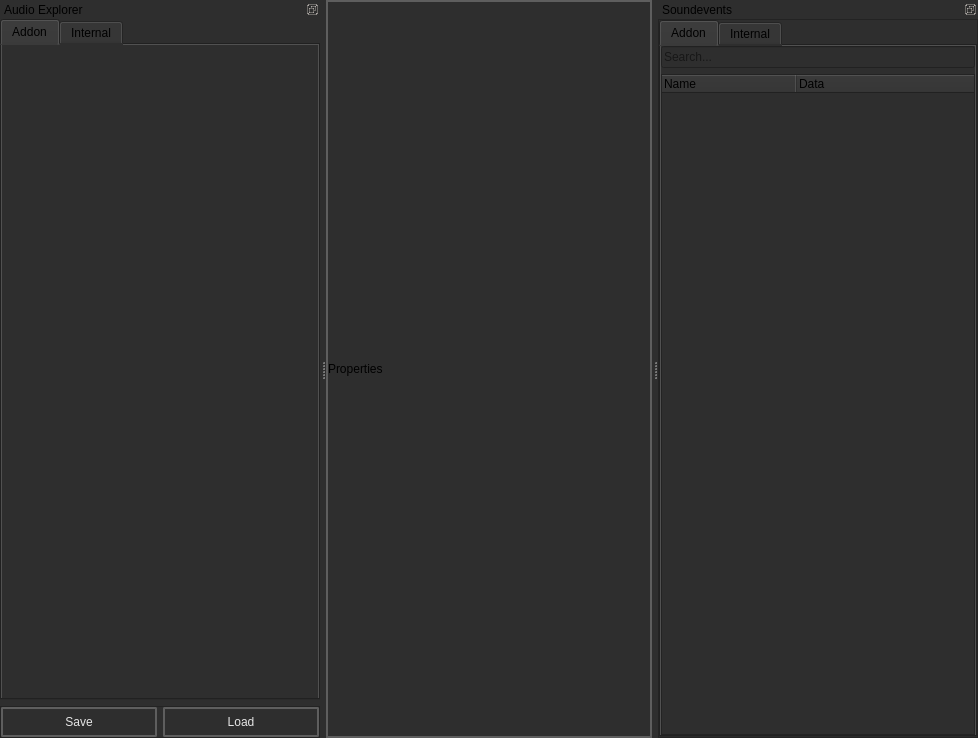
<?xml version="1.0" encoding="UTF-8"?>
<ui version="4.0">
 <class>MainWindow</class>
 <widget class="QMainWindow" name="MainWindow">
  <property name="geometry">
   <rect>
    <x>0</x>
    <y>0</y>
    <width>978</width>
    <height>738</height>
   </rect>
  </property>
  <property name="windowTitle">
   <string>MainWindow</string>
  </property>
  <property name="styleSheet">
   <string notr="true">background-color: #2e2e2e;</string>
  </property>
  <widget class="QWidget" name="centralwidget">
   <layout class="QVBoxLayout" name="verticalLayout_6">
    <property name="leftMargin">
     <number>0</number>
    </property>
    <property name="topMargin">
     <number>0</number>
    </property>
    <property name="rightMargin">
     <number>0</number>
    </property>
    <property name="bottomMargin">
     <number>0</number>
    </property>
    <item>
     <widget class="QFrame" name="frame">
      <property name="styleSheet">
       <string notr="true">        QFrame#frame {
            border: 2px solid black; 
            border-color: rgba(94, 94, 94, 255);
        }
        QFrame#frame QLabel {
            border: 0px solid black; 
        }</string>
      </property>
      <property name="frameShape">
       <enum>QFrame::Shape::StyledPanel</enum>
      </property>
      <property name="frameShadow">
       <enum>QFrame::Shadow::Raised</enum>
      </property>
      <layout class="QVBoxLayout" name="verticalLayout_5">
       <property name="leftMargin">
        <number>0</number>
       </property>
       <property name="topMargin">
        <number>0</number>
       </property>
       <property name="rightMargin">
        <number>0</number>
       </property>
       <property name="bottomMargin">
        <number>0</number>
       </property>
       <item>
        <widget class="QLabel" name="label">
         <property name="font">
          <font>
           <pointsize>9</pointsize>
          </font>
         </property>
         <property name="text">
          <string>Properties</string>
         </property>
        </widget>
       </item>
      </layout>
     </widget>
    </item>
   </layout>
  </widget>
  <widget class="QDockWidget" name="dockWidget_4">
   <property name="minimumSize">
    <size>
     <width>320</width>
     <height>198</height>
    </size>
   </property>
   <property name="features">
    <set>QDockWidget::DockWidgetFeature::DockWidgetFloatable|QDockWidget::DockWidgetFeature::DockWidgetMovable</set>
   </property>
   <property name="allowedAreas">
    <set>Qt::DockWidgetArea::BottomDockWidgetArea|Qt::DockWidgetArea::LeftDockWidgetArea|Qt::DockWidgetArea::RightDockWidgetArea</set>
   </property>
   <property name="windowTitle">
    <string>Soundevents</string>
   </property>
   <attribute name="dockWidgetArea">
    <number>2</number>
   </attribute>
   <widget class="QWidget" name="dockWidgetContents_2">
    <layout class="QVBoxLayout" name="verticalLayout_8">
     <property name="leftMargin">
      <number>0</number>
     </property>
     <property name="topMargin">
      <number>0</number>
     </property>
     <property name="rightMargin">
      <number>0</number>
     </property>
     <property name="bottomMargin">
      <number>0</number>
     </property>
     <item>
      <widget class="QFrame" name="frame_2">
       <property name="frameShape">
        <enum>QFrame::Shape::StyledPanel</enum>
       </property>
       <property name="frameShadow">
        <enum>QFrame::Shadow::Raised</enum>
       </property>
       <property name="lineWidth">
        <number>0</number>
       </property>
       <layout class="QVBoxLayout" name="verticalLayout_3">
        <property name="leftMargin">
         <number>0</number>
        </property>
        <property name="topMargin">
         <number>0</number>
        </property>
        <property name="rightMargin">
         <number>0</number>
        </property>
        <property name="bottomMargin">
         <number>0</number>
        </property>
        <item>
         <widget class="QTabWidget" name="tabWidget_2">
          <property name="currentIndex">
           <number>0</number>
          </property>
          <widget class="QWidget" name="addon_soundevents_tab">
           <attribute name="title">
            <string>Addon</string>
           </attribute>
           <layout class="QVBoxLayout" name="verticalLayout_2">
            <property name="leftMargin">
             <number>0</number>
            </property>
            <property name="topMargin">
             <number>0</number>
            </property>
            <property name="rightMargin">
             <number>0</number>
            </property>
            <property name="bottomMargin">
             <number>0</number>
            </property>
            <item>
             <widget class="QLineEdit" name="hierarchy_search_bar_widget">
              <property name="placeholderText">
               <string>Search...</string>
              </property>
             </widget>
            </item>
            <item>
             <widget class="QTreeWidget" name="hierarchy_widget">
              <property name="dragEnabled">
               <bool>true</bool>
              </property>
              <property name="dragDropOverwriteMode">
               <bool>true</bool>
              </property>
              <property name="dragDropMode">
               <enum>QAbstractItemView::DragDropMode::NoDragDrop</enum>
              </property>
              <property name="defaultDropAction">
               <enum>Qt::DropAction::MoveAction</enum>
              </property>
              <property name="alternatingRowColors">
               <bool>true</bool>
              </property>
              <property name="selectionMode">
               <enum>QAbstractItemView::SelectionMode::ContiguousSelection</enum>
              </property>
              <property name="selectionBehavior">
               <enum>QAbstractItemView::SelectionBehavior::SelectItems</enum>
              </property>
              <property name="uniformRowHeights">
               <bool>true</bool>
              </property>
              <property name="allColumnsShowFocus">
               <bool>false</bool>
              </property>
              <property name="wordWrap">
               <bool>false</bool>
              </property>
              <property name="headerHidden">
               <bool>false</bool>
              </property>
              <property name="columnCount">
               <number>2</number>
              </property>
              <attribute name="headerVisible">
               <bool>true</bool>
              </attribute>
              <attribute name="headerCascadingSectionResizes">
               <bool>false</bool>
              </attribute>
              <attribute name="headerMinimumSectionSize">
               <number>45</number>
              </attribute>
              <attribute name="headerDefaultSectionSize">
               <number>135</number>
              </attribute>
              <attribute name="headerShowSortIndicator" stdset="0">
               <bool>false</bool>
              </attribute>
              <attribute name="headerStretchLastSection">
               <bool>true</bool>
              </attribute>
              <column>
               <property name="text">
                <string notr="true">Name</string>
               </property>
              </column>
              <column>
               <property name="text">
                <string>Data</string>
               </property>
              </column>
             </widget>
            </item>
           </layout>
          </widget>
          <widget class="QWidget" name="internal_soundevents_tab">
           <attribute name="title">
            <string>Internal</string>
           </attribute>
           <layout class="QVBoxLayout" name="verticalLayout_7">
            <property name="leftMargin">
             <number>0</number>
            </property>
            <property name="topMargin">
             <number>0</number>
            </property>
            <property name="rightMargin">
             <number>0</number>
            </property>
            <property name="bottomMargin">
             <number>0</number>
            </property>
           </layout>
          </widget>
         </widget>
        </item>

       </layout>
      </widget>
     </item>
    </layout>
   </widget>
  </widget>
  <widget class="QDockWidget" name="dockWidget_10">
   <property name="minimumSize">
    <size>
     <width>320</width>
     <height>174</height>
    </size>
   </property>
   <property name="features">
    <set>QDockWidget::DockWidgetFeature::DockWidgetFloatable|QDockWidget::DockWidgetFeature::DockWidgetMovable</set>
   </property>
   <property name="allowedAreas">
    <set>Qt::DockWidgetArea::BottomDockWidgetArea|Qt::DockWidgetArea::LeftDockWidgetArea|Qt::DockWidgetArea::RightDockWidgetArea</set>
   </property>
   <property name="windowTitle">
    <string>Audio Explorer</string>
   </property>
   <attribute name="dockWidgetArea">
    <number>1</number>
   </attribute>
   <widget class="QWidget" name="explorer_layout_widget">
    <layout class="QVBoxLayout" name="verticalLayout_10">
     <property name="leftMargin">
      <number>0</number>
     </property>
     <property name="topMargin">
      <number>0</number>
     </property>
     <property name="rightMargin">
      <number>0</number>
     </property>
     <property name="bottomMargin">
      <number>0</number>
     </property>
     <item>
      <widget class="QTabWidget" name="tabWidget">
       <property name="currentIndex">
        <number>0</number>
       </property>
       <widget class="QWidget" name="addon_sounds">
        <attribute name="title">
         <string>Addon</string>
        </attribute>
        <layout class="QVBoxLayout" name="verticalLayout">
         <property name="spacing">
          <number>0</number>
         </property>
         <property name="leftMargin">
          <number>0</number>
         </property>
         <property name="topMargin">
          <number>0</number>
         </property>
         <property name="rightMargin">
          <number>0</number>
         </property>
         <property name="bottomMargin">
          <number>0</number>
         </property>
         <item>
          <layout class="QVBoxLayout" name="explorer_layout">
           <property name="topMargin">
            <number>2</number>
           </property>
          </layout>
         </item>
        </layout>
       </widget>
       <widget class="QWidget" name="internal_sounds">
        <attribute name="title">
         <string>Internal</string>
        </attribute>
        <layout class="QVBoxLayout" name="verticalLayout_4">
         <property name="leftMargin">
          <number>0</number>
         </property>
         <property name="topMargin">
          <number>0</number>
         </property>
         <property name="rightMargin">
          <number>0</number>
         </property>
         <property name="bottomMargin">
          <number>0</number>
         </property>
         <item>
          <widget class="QLineEdit" name="internal_explorer_search_bar">
           <property name="placeholderText">
            <string>Search...</string>
           </property>
          </widget>
         </item>
         <item>
          <layout class="QVBoxLayout" name="internal_explorer_layout"/>
         </item>
        </layout>
       </widget>
      </widget>
     </item>
     <item>
      <widget class="QFrame" name="frame_3">
       <property name="maximumSize">
        <size>
         <width>16777215</width>
         <height>32</height>
        </size>
       </property>
       <property name="frameShape">
        <enum>QFrame::Shape::StyledPanel</enum>
       </property>
       <property name="frameShadow">
        <enum>QFrame::Shadow::Raised</enum>
       </property>
       <layout class="QHBoxLayout" name="horizontalLayout_4">
        <property name="leftMargin">
         <number>0</number>
        </property>
        <property name="topMargin">
         <number>0</number>
        </property>
        <property name="rightMargin">
         <number>0</number>
        </property>
        <property name="bottomMargin">
         <number>0</number>
        </property>
        <item>
         <widget class="QPushButton" name="save_file_button">
          <property name="toolTip">
           <string>&lt;html&gt;&lt;head/&gt;&lt;body&gt;&lt;p&gt;Save soundevents_addon.vsndevts Ctrl + S&lt;/p&gt;&lt;/body&gt;&lt;/html&gt;</string>
          </property>
          <property name="styleSheet">
           <string notr="true">
    QPushButton {
        font: 580 9pt &quot;Segoe UI&quot;;
        border: 2px solid black;
        border-radius: 2px;
        border-color: rgba(94, 94, 94, 255);
        height:22px;
        padding-top: 2px;
        padding-bottom:2px;
        padding-left: 4px;
        padding-right: 4px;
        color: #e5e5e5;
        background-color: #2e2e2e;
    }
    QPushButton:hover {
        background-color: #515965;
        color: white;
    }
    QPushButton:pressed {
        background-color: #2e2e2e;
        margin: 1 px;
        margin-left: 2px;
        margin-right: 2px;
    }</string>
          </property>
          <property name="text">
           <string>Save</string>
          </property>
          <property name="icon">
           <iconset resource="../../resources.qrc">
            <normaloff>:/icons/save_16dp.svg</normaloff>:/icons/save_16dp.svg</iconset>
          </property>
          <property name="iconSize">
           <size>
            <width>20</width>
            <height>20</height>
           </size>
          </property>
          <property name="shortcut">
           <string>Ctrl+S</string>
          </property>
         </widget>
        </item>
        <item>
         <widget class="QPushButton" name="load_button">
          <property name="toolTip">
           <string>&lt;html&gt;&lt;head/&gt;&lt;body&gt;&lt;p&gt;Reload soundevents_addon.vsndevts Ctrl + R&lt;/p&gt;&lt;/body&gt;&lt;/html&gt;</string>
          </property>
          <property name="styleSheet">
           <string notr="true">
    QPushButton {
        font: 580 9pt &quot;Segoe UI&quot;;
        border: 2px solid black;
        border-radius: 2px;
        border-color: rgba(94, 94, 94, 255);
        height:22px;
        padding-top: 2px;
        padding-bottom:2px;
        padding-left: 4px;
        padding-right: 4px;
        color: #e5e5e5;
        background-color: #2e2e2e;
    }
    QPushButton:hover {
        background-color: #515965;
        color: white;
    }
    QPushButton:pressed {
        background-color: #2e2e2e;
        margin: 1 px;
        margin-left: 2px;
        margin-right: 2px;
    }</string>
          </property>
          <property name="text">
           <string>Load</string>
          </property>
          <property name="icon">
           <iconset resource="../../resources.qrc">
            <normaloff>:/icons/description_24dp.png</normaloff>:/icons/description_24dp.png</iconset>
          </property>
          <property name="iconSize">
           <size>
            <width>20</width>
            <height>20</height>
           </size>
          </property>
          <property name="shortcut">
           <string>Ctrl+Shift+S</string>
          </property>
         </widget>
        </item>
        </layout>
       </widget>
      </item>
    </layout>
   </widget>
  </widget>
  <action name="actionCreateNewsmartprop">
   <property name="icon">
    <iconset resource="../../resources.qrc">
     <normaloff>:/valve_common/icons/tools/common/new.png</normaloff>:/valve_common/icons/tools/common/new.png</iconset>
   </property>
   <property name="text">
    <string>CreateNewsmartprop</string>
   </property>
   <property name="menuRole">
    <enum>QAction::MenuRole::NoRole</enum>
   </property>
  </action>
  <action name="actionOpen_from_Explorer">
   <property name="icon">
    <iconset resource="../../resources.qrc">
     <normaloff>:/valve_common/icons/tools/common/open.png</normaloff>:/valve_common/icons/tools/common/open.png</iconset>
   </property>
   <property name="text">
    <string>Open as</string>
   </property>
  </action>
  <action name="actionSave_as">
   <property name="icon">
    <iconset resource="../../resources.qrc">
     <normaloff>:/valve_common/icons/tools/common/save_all.png</normaloff>:/valve_common/icons/tools/common/save_all.png</iconset>
   </property>
   <property name="text">
    <string>Save as</string>
   </property>
  </action>
  <action name="actionSave_current_file">
   <property name="icon">
    <iconset resource="../../resources.qrc">
     <normaloff>:/valve_common/icons/tools/common/save.png</normaloff>:/valve_common/icons/tools/common/save.png</iconset>
   </property>
   <property name="text">
    <string>Save</string>
   </property>
  </action>
  <action name="actionRecompile_file">
   <property name="icon">
    <iconset resource="../../resources.qrc">
     <normaloff>:/valve_common/icons/tools/common/options_activated.png</normaloff>:/valve_common/icons/tools/common/options_activated.png</iconset>
   </property>
   <property name="text">
    <string>Recompile file</string>
   </property>
  </action>
  <action name="actionRecompile_all_in_addon">
   <property name="icon">
    <iconset resource="../../resources.qrc">
     <normaloff>:/valve_common/icons/tools/common/options_activated.png</normaloff>:/valve_common/icons/tools/common/options_activated.png</iconset>
   </property>
   <property name="text">
    <string>Recompile all in addon</string>
   </property>
  </action>
  <action name="actionConvert_all_vsmart_file_to_vdata">
   <property name="icon">
    <iconset resource="../../resources.qrc">
     <normaloff>:/valve_common/icons/tools/common/move_to_changelist.png</normaloff>:/valve_common/icons/tools/common/move_to_changelist.png</iconset>
   </property>
   <property name="text">
    <string>Convert all vsmart file to vdata</string>
   </property>
   <property name="toolTip">
    <string>Convert all to data</string>
   </property>
  </action>
  <action name="actionFormat_serttings">
   <property name="icon">
    <iconset resource="../../resources.qrc">
     <normaloff>:/valve_common/icons/tools/common/setting.png</normaloff>:/valve_common/icons/tools/common/setting.png</iconset>
   </property>
   <property name="text">
    <string>Format serttings</string>
   </property>
  </action>
 </widget>
 <resources>
  <include location="../../resources.qrc"/>
 </resources>
 <connections/>
</ui>
